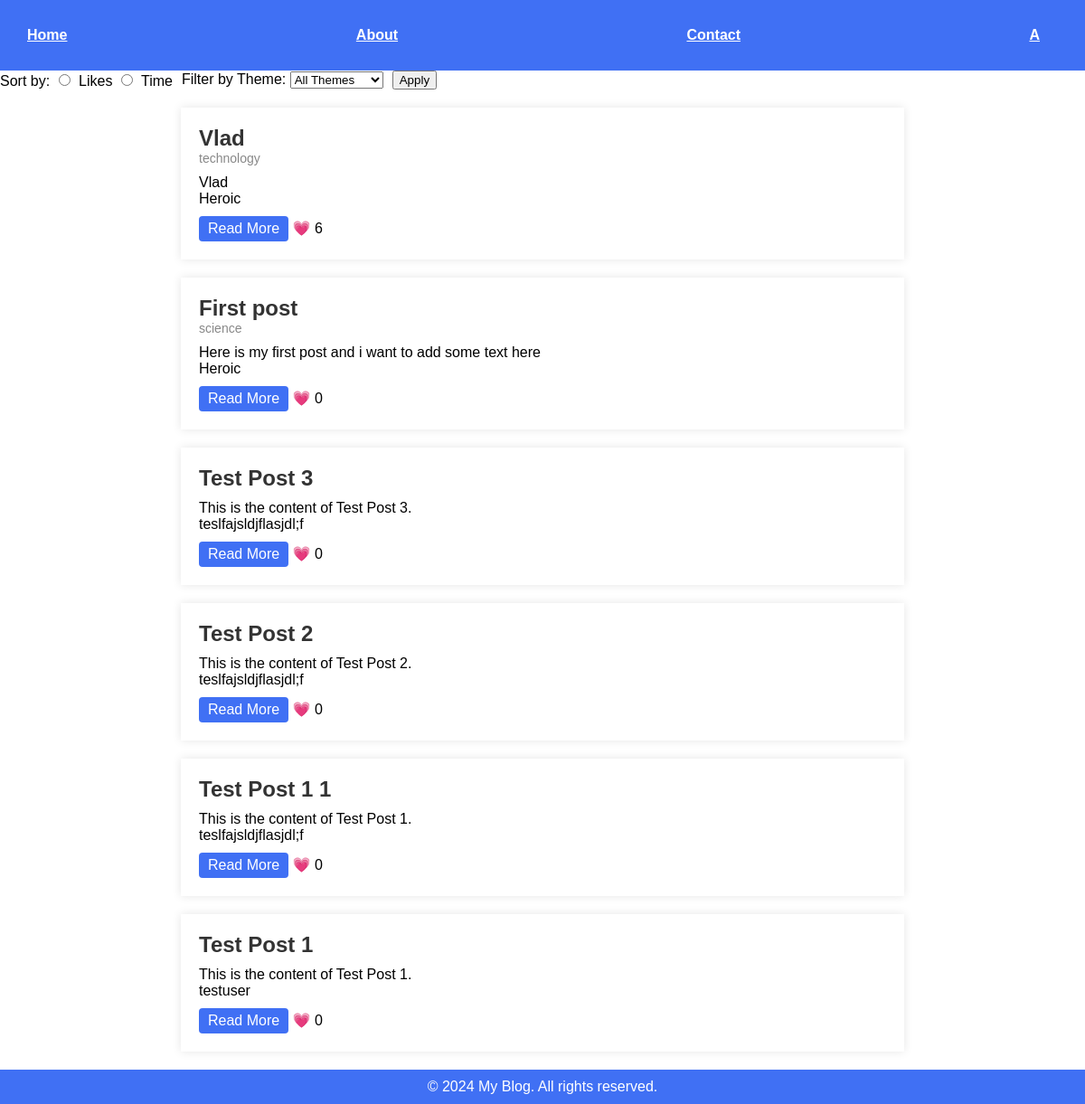
The page / on the database its author committed.
### post_app/models.py (models this page shows, shortened)
class Post(models.Model):
    title = models.CharField(max_length=200, unique=True)
    author = models.ForeignKey(User, on_delete= models.CASCADE, related_name='blog_posts')
    theme = models.CharField(max_length=50, choices=[
        ('technology', 'Technology'),
        ('science', 'Science'),
        ('travel', 'Travel'),
        ('finance', 'Finance'),
        ('relationships', 'Relationships'),
        ('beauty', 'Beauty'),
        ('fashion', 'Fashion'),
        ('education', 'Education'),
        ('healthy', 'Healthy')
    ], blank=True)
    updated_on = models.DateTimeField(auto_now= True)
    content = models.TextField()
    created_on = models.DateTimeField(auto_now_add=True)
    status = models.IntegerField(choices=STATUS, default=0)
    likes = models.IntegerField(default=0)
    class Meta:
        ordering = ['-created_on']

### core_app/views.py (the view)
# urls.py: path('', base_views.home_view, name='home'),
def home_view(request):
    theme = picked_theme(request)
    print(theme)
    if theme:
        posts = Post.objects.filter(theme=theme)
    else:
        posts = Post.objects.all()
    selected_sort = request.GET.getlist('sort_by', default=['Time'])
    selected_sort = [option for option in selected_sort if option in FIELD_FOR_SORTING_MAP]
    posts = posts.order_by(FIELD_FOR_SORTING_MAP[selected_sort[0]])
    available_themes = Post._meta.get_field('theme').choices
    themes = [theme[1] for theme in available_themes]
    context = {
        'posts': posts,
        'sort_options': FIELD_FOR_SORTING_MAP.keys(),
        'selected_sort': selected_sort,
        'themes': themes
    }
    return render(request, 'home.html', context)

### core_app/views.py (called while the page is built)
def picked_theme(request):
    print(request.GET)
    if 'theme' in request.GET:
        return request.GET.get('theme')
    else:
        return False

### core_app/templates/home.html (shortened to what this page needs)
{% extends 'base.html' %}
{% load static %}
{% block head %} <link rel="stylesheet" href="{% static 'home.css' %}"> {% endblock %}
{% block content %}
<form method="get" action="{% url 'home' %}" class="sort-form">
    <label>
        Sort by:
        {% for option in sort_options %}
            <input type="radio" name="sort_by" value="{{ option }}"
                   {% if option == selected_sort %} checked{% endif %}>
            {{ option|title }}
        {% endfor %}
    </label>
    <label>
        Filter by Theme:
        <select name="theme">
            <option value="" {% if not selected_theme %}selected{% endif %}>All Themes</option>
        </select>
    </label>
    <button type="submit">Apply</button>
</form>
<section class="blog-posts">
    {% if not posts %}
        <h1>No posts have been added</h1>
    {% else %}
        {% for post in posts %}
            <article class="blog-post">
                <h2>{{ post.title }}</h2>
                <p class="post-meta">{{ post.theme }}</p>
                <p class="post-content">{{ post.content }}</p>
                <p class="post-author">{{ post.author }}</p>
                <a href="{% url 'post_detail' post.id %}" class="read-more">Read More</a>
                {% with post.likes as likes_count %}
                        <span>&#x1F497;</span>
                        <span>{{ likes_count }}</span>
                {% endwith %}
            </article>
        {% endfor %}
    {% endif %}
</section>
{% endblock %}

### core_app/templates/base.html (shortened to what this page needs)
{% load static %}
<!DOCTYPE html>
<html lang="en">
<head>
    <link rel="stylesheet" href="{% static 'base.css' %}">
    {% block head %}{% endblock %}
</head>
<body>
    <header>
        <nav>
            <ul>
                <li><a href="{% url 'home' %}">Home</a></li>
                <li><a href="{% url 'about' %}">About</a></li>
                <li><a href="{% url 'contact' %}">Contact</a></li>
                <li class="profile-button">
                    <a href="{% url 'profile' %}">
                        <span class="profile-icon">
                            {% if user.is_authenticated %}
                                {{ user.username.0|upper }}
                            {% else %}
                                A
                            {% endif %}
                        </span>
                    </a>
                </li>
            </ul>
        </nav>
    </header>
    <section class="content">
        {% block content %}{% endblock %}
    </section>
    <footer>
        <p>&copy; 2024 My Blog. All rights reserved.</p>
    </footer>
</body>
</html>

### core_app/static/base.css (style rules this page uses)
body, h1, h2, p, ul { margin: 0; padding: 0; }
header { background-color: #4070f4; color: #fff; text-align: center; padding: 20px; }
.blog-posts { max-width: 800px; margin: 20px auto; }
.blog-post { background-color: #fff; padding: 20px; margin-bottom: 20px; box-shadow: 0 0 10px rgba(0, 0, 0, 0.1); }
.blog-post h2 { color: #333; }
.post-meta { color: #888; font-size: 14px; }
.post-content { margin-top: 10px; }
.read-more { display: inline-block; background-color: #4070f4; color: #fff; text-decoration: none; padding: 5px 10px; border-radius: 4px; margin-top: 10px; }
body { font-family: 'Arial', sans-serif; display: flex; flex-direction: column; min-height: 100vh; margin: 0; }
footer { background-color: #4070f4; color: #fff; text-align: center; padding: 10px; margin-top: auto; }
nav ul { list-style: none; padding: 10px; display: flex; align-items: center; justify-content: space-between; }
nav ul li { margin-right: 20px; font-weight: bold; }
nav a { color: #fff; text-decoration: none; font-weight: bold; text-decoration: underline; }
.profile-button { display: flex; align-items: center; }

### core_app/static/home.css (style rules this page uses)
.sort-form { display: flex; align-items: center; }
.sort-form label { margin-right: 10px; }
.sort-form input { margin-right: 5px; }

### rows shown on the page
Post: title "Vlad", theme "technology", content "Vlad", author "Heroic", likes "6"
Post: title "First post", theme "science", content "Here is my first post and i want to add some text here", author "Heroic", likes "0"
Post: title "Test Post 3", content "This is the content of Test Post 3.", author "teslfajsldjflasjdl;f", likes "0"
Post: title "Test Post 2", content "This is the content of Test Post 2.", author "teslfajsldjflasjdl;f", likes "0"
Post: title "Test Post 1 1", content "This is the content of Test Post 1.", author "teslfajsldjflasjdl;f", likes "0"
Post: title "Test Post 1", content "This is the content of Test Post 1.", author "testuser", likes "0"

### other values the page prints
{{ option|title }} "Likes" "Time"
